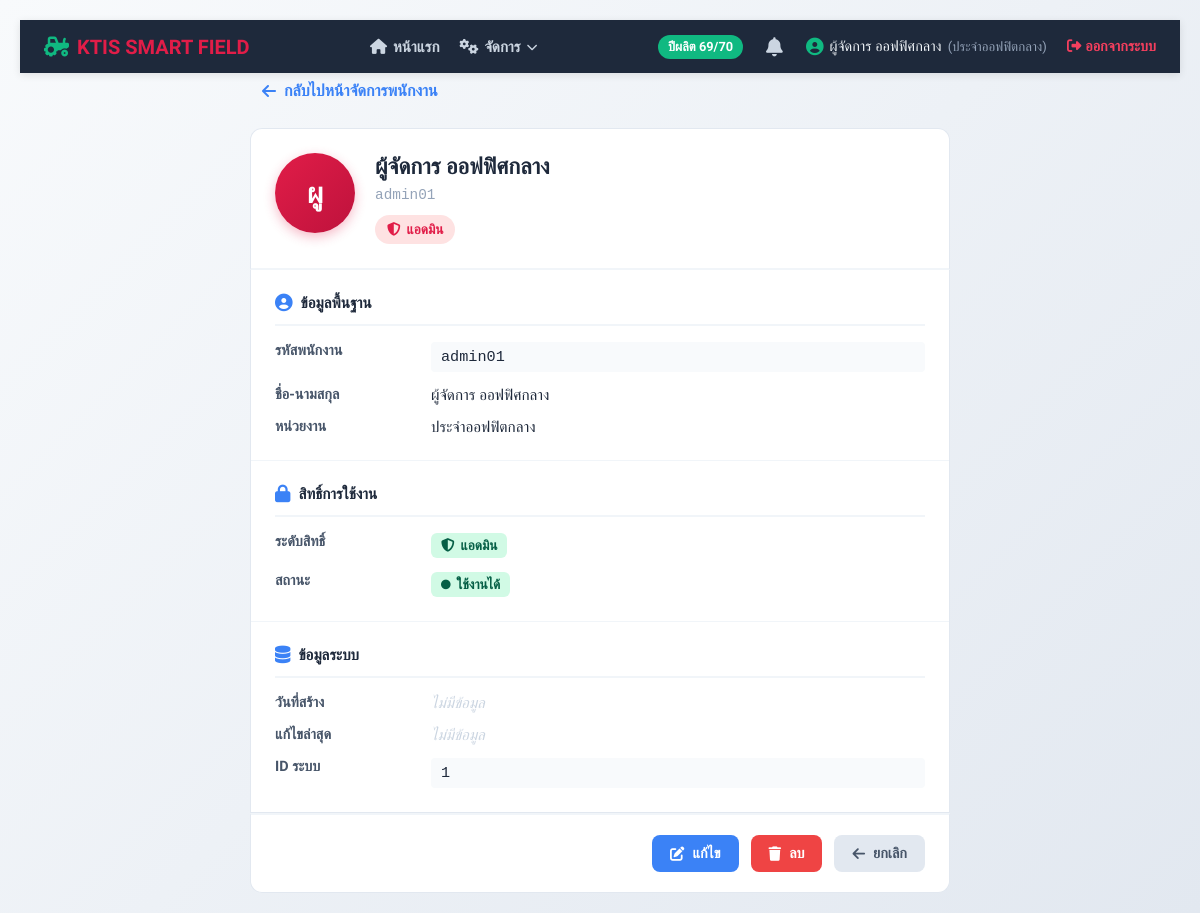
/ktis_field/view_user.php?id=1 (signed in), run on the app's committed database.
### tables this page shows
CREATE TABLE `employee` (
  `ID` int(10) NOT NULL,
  `emp_id` varchar(20) NOT NULL,
  `emp_pass` varchar(255) DEFAULT NULL,
  `emp_name` varchar(50) NOT NULL,
  `emp_unit` varchar(50) NOT NULL,
  `emp_level` varchar(1) NOT NULL
);

### ktis_field/view_user.php (the view, shortened to what this page needs)
<?php
require_once 'config.php';
$emp_id = intval($_GET['id']);
$stmt = $conn->prepare("SELECT * FROM employee WHERE ID = ?");
$stmt->execute([$emp_id]);
$employee = $stmt->fetch();
$created_date = isset($employee['created_at']) ? $employee['created_at'] : 'ไม่มีข้อมูล';
$updated_date = isset($employee['updated_at']) ? $employee['updated_at'] : 'ไม่มีข้อมูล';
?>
<!DOCTYPE html>
<html lang="th">
<head>
    <link rel="stylesheet" href="https://cdnjs.cloudflare.com/ajax/libs/font-awesome/6.4.0/css/all.min.css">
</head>
<body>
<div class="content-wrapper">
<?php include 'includes/nav_u_header.php'; ?>
<div class="page-container">
    <a href="manage_users.php" class="back-link">
        <i class="fa-solid fa-arrow-left"></i> กลับไปหน้าจัดการพนักงาน
    </a>
    <div class="card-header">
        <div class="avatar <?php echo $employee['emp_level'] == 'a' ? 'is-admin' : ''; ?>">
            <?php
            $initials = mb_substr(trim($employee['emp_name']), 0, 2, 'UTF-8');
            echo htmlspecialchars($initials);
            ?>
        </div>
        <div class="header-info">
            <h1><?php echo htmlspecialchars($employee['emp_name']); ?></h1>
            <div class="emp-id"><?php echo htmlspecialchars($employee['emp_id']); ?></div>
            <div class="badge-container">
                <?php if ($employee['emp_level'] == 'a'): ?>
                    <span class="badge badge-admin">
                        <i class="fa-solid fa-shield-halved"></i> แอดมิน
                    </span>
                <?php else: ?>
                    <span class="badge badge-user">
                        <i class="fa-solid fa-user"></i> พนักงาน
                    </span>
                <?php endif; ?>
            </div>
        </div>
    </div>
    <div class="card-body">
        <div class="info-section">
            <div class="section-title">
                <i class="fa-solid fa-user-circle"></i> ข้อมูลพื้นฐาน
            </div>
            <div class="info-row">
                <div class="info-label">รหัสพนักงาน</div>
                <div class="info-value mono"><?php echo htmlspecialchars($employee['emp_id']); ?></div>
            </div>
            <div class="info-row">
                <div class="info-label">ชื่อ-นามสกุล</div>
                <div class="info-value"><?php echo htmlspecialchars($employee['emp_name']); ?></div>
            </div>
            <div class="info-row">
                <div class="info-label">หน่วยงาน</div>
                <div class="info-value"><?php echo htmlspecialchars($employee['emp_unit']); ?></div>
            </div>
        </div>
        <div class="info-section">
            <div class="section-title">
                <i class="fa-solid fa-lock"></i> สิทธิ์การใช้งาน
            </div>
            <div class="info-row">
                <div class="info-label">ระดับสิทธิ์</div>
                <div class="info-value">
                    <?php if ($employee['emp_level'] == 'a'): ?>
                        <span class="status-badge status-active">
                            <i class="fa-solid fa-shield-halved"></i> แอดมิน
                        </span>
                    <?php else: ?>
                        <span class="status-badge status-active">
                            <i class="fa-solid fa-user"></i> พนักงาน
                        </span>
                    <?php endif; ?>
                </div>
            </div>
            <div class="info-row">
                <div class="info-label">สถานะ</div>
                <div class="info-value">
                    <span class="status-badge status-active">
                        <i class="fa-solid fa-circle" style="font-size:0.6rem;"></i> ใช้งานได้
                    </span>
                </div>
            </div>
        </div>
        <div class="info-section">
            <div class="section-title">
                <i class="fa-solid fa-database"></i> ข้อมูลระบบ
            </div>
            <div class="info-row">
                <div class="info-label">วันที่สร้าง</div>
                <div class="info-value">
                    <?php
                    if ($created_date && $created_date != 'ไม่มีข้อมูล') {
                        echo htmlspecialchars(date('d/m/Y H:i', strtotime($created_date)));
                    } else {
                        echo '<span class="empty-field">ไม่มีข้อมูล</span>';
                    }
                    ?>
                </div>
            </div>
            <div class="info-row">
                <div class="info-label">แก้ไขล่าสุด</div>
                <div class="info-value">
                    <?php
                    if ($updated_date && $updated_date != 'ไม่มีข้อมูล') {
                        echo htmlspecialchars(date('d/m/Y H:i', strtotime($updated_date)));
                    } else {
                        echo '<span class="empty-field">ไม่มีข้อมูล</span>';
                    }
                    ?>
                </div>
            </div>
            <div class="info-row">
                <div class="info-label">ID ระบบ</div>
                <div class="info-value mono"><?php echo htmlspecialchars($employee['ID']); ?></div>
            </div>
        </div>
    </div>
    <div class="card-footer">
        <a href="edit_user.php?id=<?php echo $employee['ID']; ?>" class="btn btn-edit">
            <i class="fa-solid fa-pen-to-square"></i> แก้ไข
        </a>
        <a href="delete_user.php?id=<?php echo $employee['ID']; ?>" class="btn btn-delete"
           onclick="return confirm('ยืนยันลบ <?php echo htmlspecialchars($employee['emp_name']); ?> ออกจากระบบ?')">
            <i class="fa-solid fa-trash"></i> ลบ
        </a>
        <a href="manage_users.php" class="btn btn-back">
            <i class="fa-solid fa-arrow-left"></i> ยกเลิก
        </a>
    </div>
</div>
</div>
</body>
</html>

### ktis_field/view_user.php (style rules this page uses)
* { box-sizing: border-box; }
body { font-family: 'Sarabun', sans-serif; background: linear-gradient(135deg, #f8fafc 0%, #e2e8f0 100%); margin: 0; padding: 20px; min-height: 100vh; }
.content-wrapper { flex: 1 0 auto; }
.page-container { max-width: 700px; margin: 0 auto; }
.back-link { display: inline-flex; align-items: center; gap: 8px; color: #3b82f6; text-decoration: none; font-weight: 600; margin-bottom: 20px; padding: 8px 12px; border-radius: 6px; transition: background 0.2s; }
.card-header { background: white; border-radius: 12px 12px 0 0; border: 0.5px solid #e2e8f0; padding: 24px; display: flex; align-items: flex-start; gap: 20px; border-bottom: 2px solid #f1f5f9; }
.avatar { width: 80px; height: 80px; background: linear-gradient(135deg, #3b82f6 0%, #1e40af 100%); border-radius: 50%; display: flex; align-items: center; justify-content: center; color: white; font-weight: 700; font-size: 1.8rem; flex-shrink: 0; box-shadow: 0 4px 12px rgba(59, 130, 246, 0.3); }
.avatar.is-admin { background: linear-gradient(135deg, #e11d48 0%, #be123c 100%); box-shadow: 0 4px 12px rgba(225, 29, 72, 0.3); }
.header-info h1 { font-size: 1.4rem; color: #1e293b; margin: 0 0 8px 0; font-weight: 700; }
.header-info .emp-id { font-size: 0.9rem; color: #94a3b8; font-family: monospace; margin-bottom: 12px; }
.badge-container { display: flex; gap: 8px; flex-wrap: wrap; }
.badge { display: inline-flex; align-items: center; gap: 6px; padding: 6px 12px; border-radius: 20px; font-size: 0.85rem; font-weight: 700; }
.badge-admin { background: #fee2e2; color: #e11d48; }
.card-body { background: white; border: 0.5px solid #e2e8f0; border-top: none; padding: 0; }
.info-section { padding: 24px; border-bottom: 1px solid #f1f5f9; }
.info-section:last-child { border-bottom: none; }
.section-title { font-size: 0.95rem; font-weight: 700; color: #1e293b; margin-bottom: 16px; display: flex; align-items: center; gap: 8px; padding-bottom: 12px; border-bottom: 2px solid #f1f5f9; }
.section-title i { color: #3b82f6; font-size: 1.1rem; }
.info-row { display: grid; grid-template-columns: 140px 1fr; gap: 16px; margin-bottom: 14px; }
.info-row:last-child { margin-bottom: 0; }
.info-label { font-weight: 600; color: #475569; font-size: 0.9rem; }
.info-value { color: #1e293b; font-size: 0.95rem; word-break: break-word; }
.info-value.mono { font-family: monospace; background: #f8fafc; padding: 6px 10px; border-radius: 4px; display: inline-block; }
.status-badge { display: inline-flex; align-items: center; gap: 6px; padding: 4px 10px; border-radius: 6px; font-size: 0.85rem; font-weight: 600; }
.status-active { background: #d1fae5; color: #065f46; }
.card-footer { background: white; border: 0.5px solid #e2e8f0; border-top: 2px solid #f1f5f9; border-radius: 0 0 12px 12px; padding: 20px 24px; display: flex; gap: 12px; justify-content: flex-end; }
.btn { padding: 10px 18px; border: none; border-radius: 8px; font-family: 'Sarabun', sans-serif; font-weight: 700; font-size: 0.9rem; cursor: pointer; text-decoration: none; display: inline-flex; align-items: center; justify-content: center; gap: 8px; transition: all 0.2s; }
.btn-edit { background: #3b82f6; color: white; }
.btn-delete { background: #ef4444; color: white; }
.btn-back { background: #e2e8f0; color: #475569; }
.empty-field { color: #cbd5e1; font-style: italic; }

### data on the page
employee: emp_name "ผู", emp_name "ผู้จัดการ ออฟฟิศกลาง", emp "admin01", emp_unit "ประจำออฟฟิตกลาง", ID "1"

### other printed values
$_SESSION['crop_year'] "69/70"
$_SESSION['emp_name'] "ผู้จัดการ ออฟฟิศกลาง"
$_SESSION['emp_unit'] "ประจำออฟฟิตกลาง"
